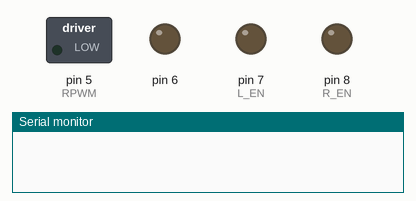
This sketch was run on a simulated Arduino Uno, built with avr-gcc and run on an emulated ATmega328P. Shown: switched loads named in the sketch (green lamp = pin HIGH), output pins drawn as LEDs (lit = HIGH), the last lines printed to the serial monitor.

Above: at 0.1 s.
At 1.1 s:
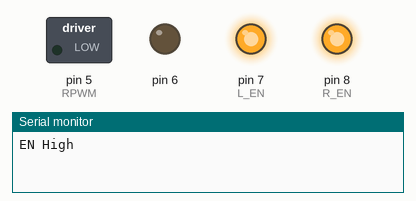
At 7.75 s:
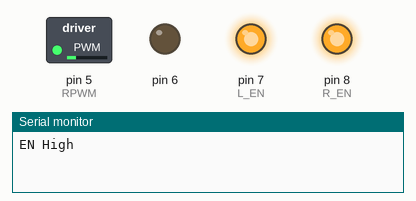
At 14.35 s:
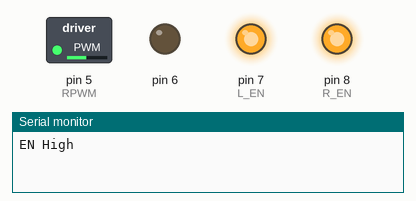
At 20.95 s:
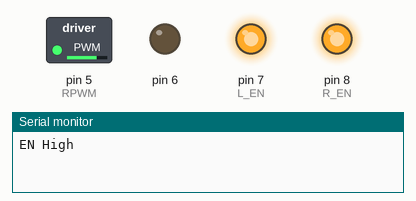
At 27.6 s:
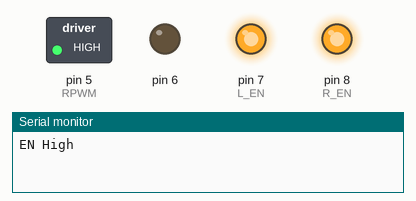
Timing chart, 0 to 40.0 s (numbered marks = the images above):
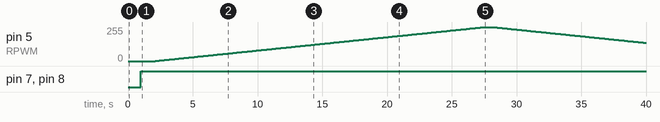

Measured:
- by itself, pin 5 (RPWM): rises from 0/255 to 255/255 in 25.4 s, then falls to 137/255 in 12.4 s
- by itself, pin 7 (L_EN), pin 8 (R_EN): LOW → HIGH at 1.0 s

The sketch:

sketch_jun04b.ino
```cpp
/*........................
BTS7960 Motor Driver Test
Written By : Mohannad Rawashdeh
Code for :
https://www.instructables.com/member/Mohannad+Rawashdeh/
*/
int RPWM=5;
int LPWM=6;
// timer 0
int L_EN=7;
int R_EN=8;

void setup() {
  // put your setup code here, to run once:
  for(int i=5;i<9;i++){
   pinMode(i,OUTPUT);
  }
   for(int i=5;i<9;i++){
   digitalWrite(i,LOW);
  }
   delay(1000);
    Serial.begin(9600);
  }


void loop() {
  // put your main code here, to run repeatedly:
  Serial.println("EN High");
  digitalWrite(R_EN,HIGH);
  digitalWrite(L_EN,HIGH);
delay(1000);
for(int i=0;i<256;i++){
  analogWrite(RPWM,i);
//  analogWrite(LPWM,255-i);
  delay(100);
}
delay(500);
for(int i=255;i>0;i--){
  analogWrite(RPWM,i);
// analogWrite(LPWM,255-i);
  delay(100);
}
delay(500);
Serial.println("EN LOW");
digitalWrite(R_EN,LOW);
  digitalWrite(L_EN,LOW);
delay(1000);
for(int i=0;i<256;i++){
  analogWrite(RPWM,i);
  delay(100);
}
delay(500);
for(int i=255;i>0;i--){
  analogWrite(RPWM,i);
  delay(100);
}
delay(500);
}
```
